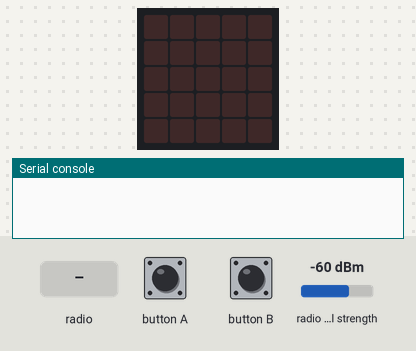
Bench run of a program on a simulated BBC micro:bit (MakeCode). Shown: the board's 5×5 LED display, the last lines printed to the serial console. The test bench sets the inputs (shaded band); at power-on: radio signal strength -60 dBm.

Above: at 1.2 s.
1.3 s: radio message "0" arrives
At 2.3 s:
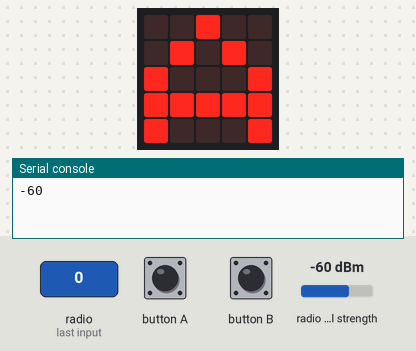
2.8 s: radio message "1" arrives
At 3.4 s:
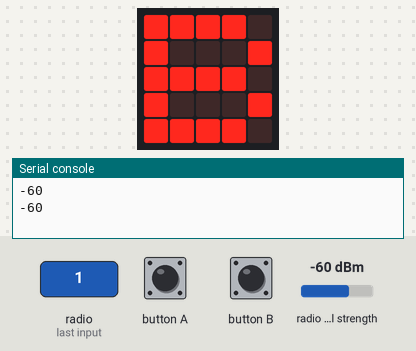
Timing chart, 0 to 5.8 s (numbered marks = the images above; inputs shaded):
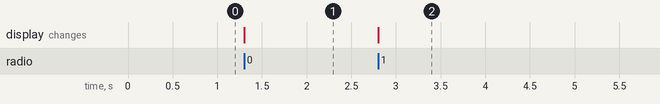

Measured:
- after the input at 1.3 s, the display: changes at once (image 1)
- after the input at 2.8 s, the display: changes at once (image 2)

The program:

main.ts
```typescript
radio.onReceivedNumber(function (receivedNumber) {
    serial.writeLine("" + (radio.receivedPacket(RadioPacketProperty.SignalStrength)))
    if (receivedNumber == 0) {
        basic.showLeds(`
            . . # . .
            . # . # .
            # . . . #
            # # # # #
            # . . . #
            `)
    } else {
        basic.showLeds(`
            # # # # .
            # . . . #
            # # # # .
            # . . . #
            # # # # .
            `)
    }
})
input.onButtonPressed(Button.A, function () {
    radio.sendNumber(0)
    serial.writeNumber(0)
    serial.writeLine("")
})
input.onButtonPressed(Button.B, function () {
    radio.sendNumber(1)
    serial.writeNumber(1)
    serial.writeLine("")
})
radio.setTransmitSerialNumber(true)
radio.setGroup(1)
basic.forever(function () {

})
```

test.ts
```typescript
// Tady jsou testy. Při použití tohoto balíčku jako rozšíření nebude zkompilováno.
```
